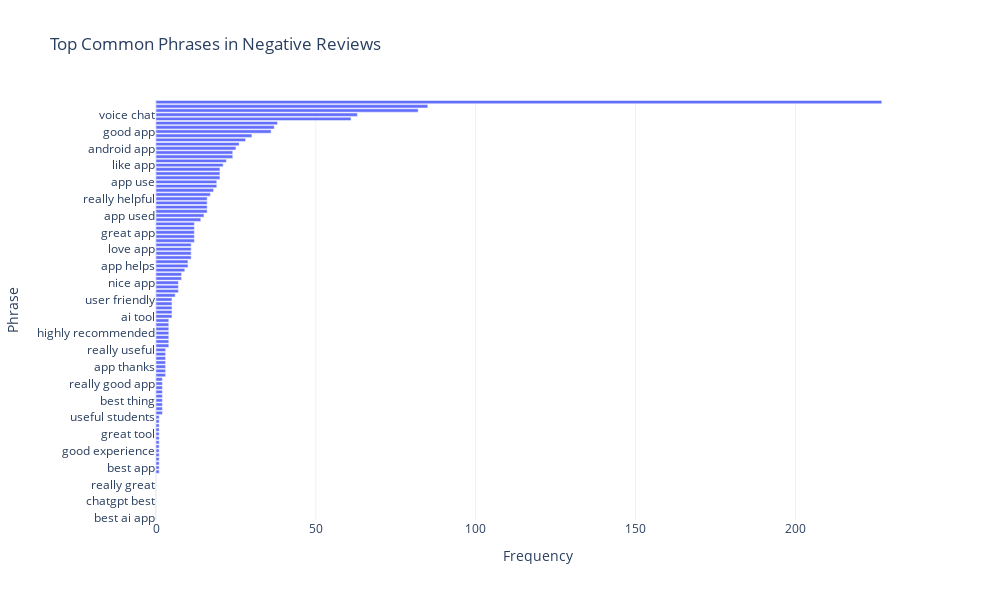

The notebook cell saved with this chart:
### Markdown cell above
**Analyzing What Users Don’t Like About ChatGPT**

### Code cell
negative_reviews = df[df['Sentiment']=='Negative']['Review']

X_neg = vectorizer.transform(negative_reviews)

phrase_counts_neg = X_neg.sum(axis=0)
phrases_neg = vectorizer.get_feature_names_out()
phrase_freq_neg = [(phrases_neg[i], phrase_counts_neg[0, i]) for i in range(len(phrases_neg))]

phrase_freq_neg = sorted(phrase_freq_neg, key=lambda x: x[1], reverse=True)

phrase_neg_df = pd.DataFrame(phrase_freq_neg, columns=['Phrase', 'Frequency'])

fig = px.bar(phrase_neg_df,
             x='Frequency',
             y='Phrase',
             orientation='h',
             title='Top Common Phrases in Negative Reviews',
             labels={'Phrase': 'Phrase', 'Frequency': 'Frequency'},
             width=1000,
             height=600)

fig.update_layout(
    xaxis_title='Frequency',
    yaxis_title='Phrase',
    yaxis={'categoryorder':'total ascending'}
)

fig.show()

### Figure 1 — Plotly figure (JSON) as saved in the notebook; plotly's stock layout.template omitted (floating-point values rounded to 4 significant figures)
{"data": [{"alignmentgroup": "True", "hovertemplate": "Frequency=%{x}<br>Phrase=%{y}<extra></extra>", "legendgroup": "", "marker": {"color": "#636efa", "pattern": {"shape": ""}}, "name": "", "offsetgroup": "", "orientation": "h", "showlegend": false, "textposition": "auto", "type": "bar", "x": [227, 85, 82, 63, 61, 38, 37, 36, 30, 28, 26, 25, 24, 24, 22, 21, 20, 20, 20, 19, 19, 18, 17, 16, 16, 16, 16, 15, 14, 12, 12, 12, 12, 12, 11, 11, 11, 11, 10, 10, 9, 8, 8, 7, 7, 7, 6, 5, 5, 5, 5, 5, 4, 4, 4, 4, 4, 4, 4, 3, 3, 3, 3, 3, 3, 3, 2, 2, 2, 2, 2, 2, 2, 2, 2, 1, 1, 1, 1, 1, 1, 1, 1, 1, 1, 1, 1, 1, 1, 0, 0, 0, 0, 0, 0, 0, 0, 0, 0, 0], "xaxis": "x", "y": ["chat gpt", "don know", "use app", "voice chat", "web version", "open ai", "app just", "good app", "using app", "using chatgpt", "chatgpt app", "android app", "app good", "helps lot", "answer questions", "like app", "app app", "ask questions", "free version", "app seen", "app use", "helped lot", "answers questions", "app gives", "app really", "helpful app", "really helpful", "app used", "ai app", "app helpful", "app like", "great app", "language model", "useful app", "app help", "highly recommend", "love app", "really good", "app helps", "love chatgpt", "good ai", "better google", "mind blowing", "app useful", "good application", "nice app", "app world", "ai tool", "app great", "good use", "really like", "user friendly", "amazing app", "app students", "great ai", "highly recommended", "just wow", "really helps", "really love", "app amazing", "app nice", "app thanks", "easy use", "good response", "great experience", "really useful", "app best", "app love", "best ai", "best thing", "nice ai", "pretty good", "really amazing", "really good app", "thanks chatgpt", "awesome app", "best app", "best apps", "excellent app", "fantastic app", "good experience", "good helpful", "good job", "good work", "great tool", "helpful students", "perfect app", "super app", "useful students", "best ai app", "best application", "best best", "best friend", "chatgpt best", "good apps", "just amazing", "just love", "really great", "really nice", "wonderful app"], "yaxis": "y"}], "layout": {"barmode": "relative", "height": 600, "legend": {"tracegroupgap": 0}, "title": {"text": "Top Common Phrases in Negative Reviews"}, "width": 1000, "xaxis": {"anchor": "y", "domain": [0, 1], "title": {"text": "Frequency"}}, "yaxis": {"anchor": "x", "categoryorder": "total ascending", "domain": [0, 1], "title": {"text": "Phrase"}}}}
